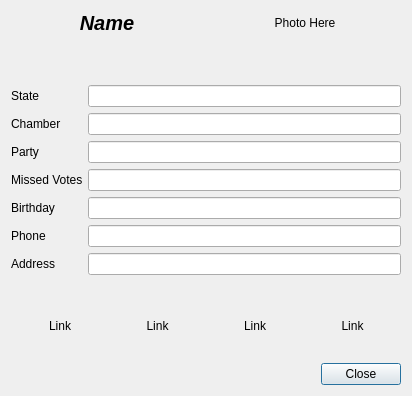
<?xml version="1.0" encoding="UTF-8"?>
<ui version="4.0">
 <class>DetailDialog</class>
 <widget class="QDialog" name="DetailDialog">
  <property name="geometry">
   <rect>
    <x>0</x>
    <y>0</y>
    <width>412</width>
    <height>396</height>
   </rect>
  </property>
  <property name="windowTitle">
   <string>Open Congress</string>
  </property>
  <property name="windowIcon">
   <iconset>
    <normaloff>dome.jpg</normaloff>dome.jpg</iconset>
  </property>
  <layout class="QVBoxLayout" name="verticalLayout_2">
   <item>
    <layout class="QHBoxLayout" name="horizontalLayout_2">
     <item>
      <widget class="QLabel" name="lblName">
       <property name="font">
        <font>
         <pointsize>15</pointsize>
         <weight>75</weight>
         <italic>true</italic>
         <bold>true</bold>
        </font>
       </property>
       <property name="text">
        <string>Name</string>
       </property>
       <property name="textFormat">
        <enum>Qt::PlainText</enum>
       </property>
       <property name="alignment">
        <set>Qt::AlignCenter</set>
       </property>
      </widget>
     </item>
     <item>
      <widget class="QLabel" name="lblPhoto">
       <property name="text">
        <string>Photo Here</string>
       </property>
       <property name="alignment">
        <set>Qt::AlignCenter</set>
       </property>
      </widget>
     </item>
    </layout>
   </item>
   <item>
    <layout class="QVBoxLayout" name="verticalLayout" stretch="1,0,0,0">
     <property name="spacing">
      <number>0</number>
     </property>
     <property name="bottomMargin">
      <number>0</number>
     </property>
     <item>
      <layout class="QFormLayout" name="formLayout">
       <property name="formAlignment">
        <set>Qt::AlignLeading|Qt::AlignLeft|Qt::AlignVCenter</set>
       </property>
       <property name="horizontalSpacing">
        <number>5</number>
       </property>
       <property name="verticalSpacing">
        <number>6</number>
       </property>
       <item row="0" column="0">
        <widget class="QLabel" name="label_2">
         <property name="text">
          <string>State</string>
         </property>
        </widget>
       </item>
       <item row="0" column="1">
        <widget class="QLineEdit" name="textState"/>
       </item>
       <item row="1" column="0">
        <widget class="QLabel" name="label_3">
         <property name="text">
          <string>Chamber</string>
         </property>
        </widget>
       </item>
       <item row="1" column="1">
        <widget class="QLineEdit" name="textChamber"/>
       </item>
       <item row="2" column="0">
        <widget class="QLabel" name="label_4">
         <property name="text">
          <string>Party</string>
         </property>
        </widget>
       </item>
       <item row="2" column="1">
        <widget class="QLineEdit" name="textParty"/>
       </item>
       <item row="4" column="0">
        <widget class="QLabel" name="label_5">
         <property name="text">
          <string>Birthday</string>
         </property>
        </widget>
       </item>
       <item row="4" column="1">
        <widget class="QLineEdit" name="textBirthday"/>
       </item>
       <item row="5" column="0">
        <widget class="QLabel" name="label_6">
         <property name="text">
          <string>Phone</string>
         </property>
        </widget>
       </item>
       <item row="5" column="1">
        <widget class="QLineEdit" name="textPhone"/>
       </item>
       <item row="6" column="0">
        <widget class="QLabel" name="label_7">
         <property name="text">
          <string>Address</string>
         </property>
        </widget>
       </item>
       <item row="6" column="1">
        <widget class="QLineEdit" name="textAddress"/>
       </item>
       <item row="3" column="1">
        <widget class="QLineEdit" name="textVotes"/>
       </item>
       <item row="3" column="0">
        <widget class="QLabel" name="label">
         <property name="text">
          <string>Missed Votes</string>
         </property>
        </widget>
       </item>
      </layout>
     </item>
     <item>
      <layout class="QHBoxLayout" name="horizontalLayout" stretch="0,0,0,0">
       <property name="spacing">
        <number>0</number>
       </property>
       <property name="leftMargin">
        <number>0</number>
       </property>
       <property name="topMargin">
        <number>0</number>
       </property>
       <property name="bottomMargin">
        <number>0</number>
       </property>
       <item>
        <widget class="QLabel" name="lblWeb">
         <property name="sizePolicy">
          <sizepolicy hsizetype="Preferred" vsizetype="Preferred">
           <horstretch>0</horstretch>
           <verstretch>0</verstretch>
          </sizepolicy>
         </property>
         <property name="text">
          <string>Link</string>
         </property>
         <property name="alignment">
          <set>Qt::AlignCenter</set>
         </property>
        </widget>
       </item>
       <item>
        <widget class="QLabel" name="lblVoteSmart">
         <property name="sizePolicy">
          <sizepolicy hsizetype="Preferred" vsizetype="Preferred">
           <horstretch>0</horstretch>
           <verstretch>0</verstretch>
          </sizepolicy>
         </property>
         <property name="text">
          <string>Link</string>
         </property>
         <property name="alignment">
          <set>Qt::AlignCenter</set>
         </property>
        </widget>
       </item>
       <item>
        <widget class="QLabel" name="lblGovTrack">
         <property name="sizePolicy">
          <sizepolicy hsizetype="Preferred" vsizetype="Preferred">
           <horstretch>0</horstretch>
           <verstretch>0</verstretch>
          </sizepolicy>
         </property>
         <property name="text">
          <string>Link</string>
         </property>
         <property name="alignment">
          <set>Qt::AlignCenter</set>
         </property>
        </widget>
       </item>
       <item>
        <widget class="QLabel" name="lblCrp">
         <property name="sizePolicy">
          <sizepolicy hsizetype="Preferred" vsizetype="Preferred">
           <horstretch>0</horstretch>
           <verstretch>0</verstretch>
          </sizepolicy>
         </property>
         <property name="text">
          <string>Link</string>
         </property>
         <property name="alignment">
          <set>Qt::AlignCenter</set>
         </property>
        </widget>
       </item>
      </layout>
     </item>
     <item>
      <spacer name="verticalSpacer">
       <property name="orientation">
        <enum>Qt::Vertical</enum>
       </property>
       <property name="sizeType">
        <enum>QSizePolicy::Fixed</enum>
       </property>
       <property name="sizeHint" stdset="0">
        <size>
         <width>20</width>
         <height>30</height>
        </size>
       </property>
      </spacer>
     </item>
     <item>
      <widget class="QDialogButtonBox" name="buttonBox">
       <property name="standardButtons">
        <set>QDialogButtonBox::Close</set>
       </property>
      </widget>
     </item>
    </layout>
   </item>
  </layout>
 </widget>
 <tabstops>
  <tabstop>textState</tabstop>
  <tabstop>textChamber</tabstop>
  <tabstop>textParty</tabstop>
  <tabstop>textVotes</tabstop>
  <tabstop>textBirthday</tabstop>
  <tabstop>textPhone</tabstop>
  <tabstop>textAddress</tabstop>
 </tabstops>
 <resources/>
 <connections/>
</ui>
